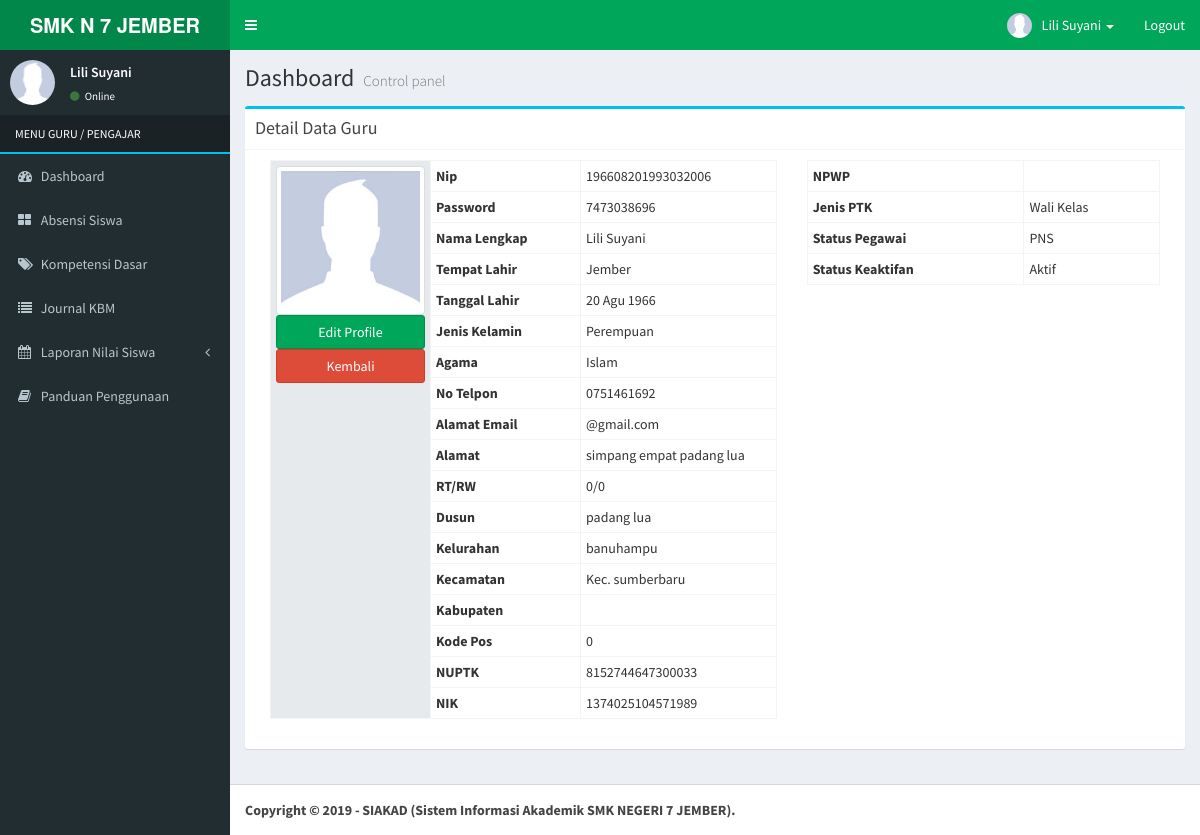
Page /index.php?view=guru&act=detailguru&id=196608201993032006 (signed in) on the committed database.
### tables this page shows
CREATE TABLE `guru` (
  `nip` varchar(30) NOT NULL,
  `password` varchar(255) NOT NULL,
  `nama_guru` varchar(150) NOT NULL,
  `tempat_lahir` varchar(150) NOT NULL,
  `tanggal_lahir` date NOT NULL,
  `id_jenis_kelamin` int(11) NOT NULL,
  `id_agama` int(11) NOT NULL,
  `telepon` varchar(15) NOT NULL,
  `email` varchar(150) NOT NULL,
  `alamat_jalan` varchar(255) NOT NULL,
  `rt` varchar(5) NOT NULL,
  `rw` varchar(5) NOT NULL,
  `nama_dusun` varchar(100) NOT NULL,
  `desa_kelurahan` varchar(100) NOT NULL,
  `kecamatan` varchar(100) NOT NULL,
  `kabupaten` varchar(150) NOT NULL,
  `kode_pos` int(10) NOT NULL,
  `nuptk` varchar(50) NOT NULL,
  `nik` varchar(50) NOT NULL,
  `tmt` varchar(20) NOT NULL,
  `id_status_kepegawaian` int(5) NOT NULL,
  `id_jenis_ptk` int(5) NOT NULL,
  `id_status_keaktifan` int(5) NOT NULL,
  `foto` varchar(255) NOT NULL
);

CREATE TABLE `jenis_kelamin` (
  `id_jenis_kelamin` int(5) NOT NULL,
  `jenis_kelamin` varchar(50) NOT NULL
);

CREATE TABLE `agama` (
  `id_agama` int(5) NOT NULL,
  `nama_agama` varchar(100) NOT NULL
);

CREATE TABLE `jenis_ptk` (
  `id_jenis_ptk` int(5) NOT NULL,
  `jenis_ptk` varchar(100) NOT NULL,
  `keterangan` text NOT NULL
);

CREATE TABLE `status_kepegawaian` (
  `id_status_kepegawaian` int(5) NOT NULL,
  `status_kepegawaian` varchar(255) NOT NULL,
  `keterangan` text NOT NULL
);

CREATE TABLE `status_keaktifan` (
  `id_status_keaktifan` int(5) NOT NULL,
  `nama_status_keaktifan` varchar(255) NOT NULL,
  `keterangan` text NOT NULL
);

### config/fungsi_indotgl.php (called while the page is built, shortened)
<?php
	function tgl_indo($tgl){
			$tanggal = substr($tgl,8,2);
			$bulan = getBulan(substr($tgl,5,2));
			$tahun = substr($tgl,0,4);
			return $tanggal.' '.$bulan.' '.$tahun;
	}
	function getBulan($bln){
				switch ($bln){
					case 8:
						return "Agu";
						break;
				}
			}
?>

### application/master_guru.php (the view, shortened to what this page needs)
<?php if ($_GET[act]==''){ ?>
            <div class="col-xs-12">
              <div class="box">
                <div class="box-header">
                  <h3 class="box-title">Semua Data Guru </h3>
                  <?php if($_SESSION[level]!='kepala'){ ?>
                  <a class='pull-right btn btn-primary btn-sm' href='index.php?view=guru&act=tambahguru'>Tambahkan Data Guru</a>
                  <?php } ?>
                </div>
                <div class="box-body">
                  <table id="example1" class="table table-bordered table-striped">
                    <thead>
                      <tr>
                        <th>No</th>
                        <th>NIP</th>
                        <th>Nama Lengkap</th>
                        <th>Jenis Kelamin</th>
                        <th>No Telpon</th>
                        <th>Status Pegawai</th>
                        <th>Jenis PTK</th>
                        <th>Action</th>
                      </tr>
                    </thead>
                    <tbody>
                  <?php
                    $tampil = mysqli_query($koneksi,"SELECT * FROM guru a
                                          LEFT JOIN jenis_kelamin b ON a.id_jenis_kelamin=b.id_jenis_kelamin
                                            LEFT JOIN status_kepegawaian c ON a.id_status_kepegawaian=c.id_status_kepegawaian
                                              LEFT JOIN jenis_ptk d ON a.id_jenis_ptk=d.id_jenis_ptk
                                              ORDER BY a.nip DESC");
                    $no = 1;
                    while($r=mysqli_fetch_array($tampil)){
                    echo "<tr><td>$no</td>
                              <td>$r[nip]</td>
                              <td>$r[nama_guru]</td>
                              <td>$r[jenis_kelamin]</td>
                              <td>$r[hp]</td>
                              <td>$r[status_kepegawaian]</td>
                              <td>$r[jenis_ptk]</td>";
                              if($_SESSION[level]!='kepala'){
                        echo "<td><center>
                                <a class='btn btn-info btn-xs' title='Lihat Detail' href='?view=guru&act=detailguru&id=$r[nip]'>
                                <span class='glyphicon glyphicon-search'></span></a>
                                <a class='btn btn-success btn-xs' title='Edit Data' href='?view=guru&act=editguru&id=$r[nip]'>
                                <span class='glyphicon glyphicon-edit'></span></a>
                                <a class='btn btn-danger btn-xs' title='Delete Data' href='?view=guru&hapus=$r[nip]'>
                                <span class='glyphicon glyphicon-remove'></span></a>
                              </center></td>";
                              }else{
                                echo "<td><center>
                                <a class='btn btn-info btn-xs' title='Lihat Detail' href='?view=guru&act=detailguru&id=$r[nip]'>
                                <span class='glyphicon glyphicon-search'></span></a>
                              </center></td>";
                              }
                            echo "</tr>";
                      $no++;
                      }
                      if (isset($_GET[hapus])){
                          mysqli_query($koneksi,"DELETE FROM guru where nip='$_GET[hapus]'");
                          echo "<script>document.location='index.php?view=guru';</script>";
                      }
                  ?>
                    </tbody>
                  </table>
                </div>
              </div>
            </div>
<?php
}elseif($_GET[act]=='detailguru'){
    $detail = mysqli_query($koneksi,"SELECT a.*, b.jenis_kelamin, c.status_kepegawaian, d.jenis_ptk, e.nama_agama, f.nama_status_keaktifan
                                FROM guru a LEFT JOIN jenis_kelamin b ON a.id_jenis_kelamin=b.id_jenis_kelamin
                                  LEFT JOIN status_kepegawaian c ON a.id_status_kepegawaian=c.id_status_kepegawaian
                                    LEFT JOIN jenis_ptk d ON a.id_jenis_ptk=d.id_jenis_ptk
                                      LEFT JOIN agama e ON a.id_agama=e.id_agama
                                        LEFT JOIN status_keaktifan f ON a.id_status_keaktifan=f.id_status_keaktifan
                                              where a.nip='$_GET[id]'");
    $s = mysqli_fetch_array($detail);
    echo "<div class='col-md-12'>
              <div class='box box-info'>
                <div class='box-header with-border'>
                  <h3 class='box-title'>Detail Data Guru</h3>
                </div>
              <div class='box-body'>
              <form method='POST' class='form-horizontal' action='' enctype='multipart/form-data'>
                <div class='col-md-7'>
                  <table class='table table-condensed table-bordered'>
                  <tbody>
                    <input type='hidden' name='id' value='$s[nip]'>
                    <tr><th style='background-color:#E7EAEC' width='160px' rowspan='25'>";
                        if (trim($s[foto])==''){
                          echo "<img class='img-thumbnail' style='width:155px' src='foto_siswa/no-image.jpg'>";
                        }else{
                          echo "<img class='img-thumbnail' style='width:155px' src='foto_pegawai/$s[foto]'>";
                        }
                      if($_SESSION[level]!='kepala'){
                        echo "<a href='index.php?view=guru&act=editguru&id=$_GET[id]' class='btn btn-success btn-block'>Edit Profile</a>";
                        echo"<a href='index.php?view=guru'><button type='button' class='btn btn-danger btn-block'>Kembali</button></a>";
                      }
                        echo "</th>
                    </tr>
                    <tr><th width='120px' scope='row'>Nip</th>      <td>$s[nip]</td></tr>
                    <tr><th scope='row'>Password</th>               <td>$s[password]</td></tr>
                    <tr><th scope='row'>Nama Lengkap</th>           <td>$s[nama_guru]</td></tr>
                    <tr><th scope='row'>Tempat Lahir</th>           <td>$s[tempat_lahir]</td></tr>
                    <tr><th scope='row'>Tanggal Lahir</th>          <td>" . tgl_indo($s[tanggal_lahir]) . "</td></tr>
                    <tr><th scope='row'>Jenis Kelamin</th>          <td>$s[jenis_kelamin]</td></tr>
                    <tr><th scope='row'>Agama</th>                  <td>$s[nama_agama]</td></tr>
                    <tr><th scope='row'>No Telpon</th>              <td>$s[telepon]</td></tr>
                    <tr><th scope='row'>Alamat Email</th>           <td>$s[email]</td></tr>
                    <tr><th scope='row'>Alamat</th>                 <td>$s[alamat_jalan]</td></tr>
                    <tr><th scope='row'>RT/RW</th>                  <td>$s[rt]/$s[rw]</td></tr>
                    <tr><th scope='row'>Dusun</th>                  <td>$s[nama_dusun]</td></tr>
                    <tr><th scope='row'>Kelurahan</th>              <td>$s[desa_kelurahan]</td></tr>
                    <tr><th scope='row'>Kecamatan</th>              <td>$s[kecamatan]</td></tr>
                    <tr><th scope='row'>Kabupaten</th>              <td>$s[kabupaten]</td></tr>
                    <tr><th scope='row'>Kode Pos</th>               <td>$s[kode_pos]</td></tr>
                    <tr><th scope='row'>NUPTK</th>                  <td>$s[nuptk]</td></tr>
                    <tr><th width='150px' scope='row'>NIK</th>      <td>$s[nik]</td></tr>
                  </tbody>
                  </table>
                </div>
                <div class='col-md-5'>
                  <table class='table table-condensed table-bordered'>
                  <tbody>
                    <tr><th scope='row'>NPWP</th>                   <td>$s[npwp]</td></tr>
                    <tr><th scope='row'>Jenis PTK</th>              <td>$s[jenis_ptk]</td></tr>
                    <tr><th scope='row'>Status Pegawai</th>         <td>$s[status_kepegawaian]</td></tr>
                    <tr><th scope='row'>Status Keaktifan</th>       <td>$s[nama_status_keaktifan]</td></tr>
                  </tbody>
                  </table>
                </div>
              </div>
            </div>";
}
?>

### main-header.php (shortened to what this page needs)
<a href="index.php" class="logo">
  <span class="logo-lg"><b>SMK N 7 JEMBER</b></span>
</a>
<nav class="navbar navbar-static-top" role="navigation">
  <a href="#" class="sidebar-toggle" data-toggle="offcanvas" role="button">
  </a>
  <div class="navbar-custom-menu">
    <ul class="nav navbar-nav">
      <li class="dropdown user user-menu">
        <a href="#" class="dropdown-toggle" data-toggle="dropdown">
          <img src="<?php echo $foto; ?>" class="user-image" alt="User Image">
          <span class="hidden-xs"><?php echo $nama; ?></span> <span class='caret'></span>
        </a>
      </li>
      <li><a href="logout.php">Logout</a></li>
    </ul>
  </div>
</nav>

### menu-guru.php (shortened to what this page needs)
<section class="sidebar">
  <div class="user-panel">
    <div class="pull-left image">
      <img src="<?php echo $foto; ?>" class="img-circle" alt="User Image">
    </div>
    <div class="pull-left info">
      <p><?php echo $nama; ?></p>
      <a href="#"><i class="fa fa-circle text-success"></i> Online</a>
    </div>
  </div>
  <ul class="sidebar-menu">
    <li class="header" style='color:#fff; text-transform:uppercase; border-bottom:2px solid #00c0ef'>MENU <?php echo $level; ?></li>
    <li><a href="index.php"><i class="fa fa-dashboard"></i> <span>Dashboard</span></a></li>
    <li><a href="index.php?view=absensiswa&act=detailabsenguru"><i class="fa fa-th-large"></i> <span>Absensi Siswa</span></a></li>
    <li><a href="index.php?view=kompetensiguru"><i class="fa fa-tags"></i> <span>Kompetensi Dasar</span></a></li>
    <li><a href="index.php?view=journalguru"><i class="fa fa-list"></i> <span>Journal KBM</span></a></li>
    <li class="treeview">
      <a href="#"><i class="fa fa-calendar"></i> <span>Laporan Nilai Siswa</span><i class="fa fa-angle-left pull-right"></i></a>
    </li>
    <li><a href="index.php?view=dokumentasiguru"><i class="fa fa-book"></i> <span>Panduan Penggunaan</span></a></li>
  </ul>
</section>

### rows in the picture
guru: nama_guru "Lili Suyani", nip "196608201993032006", password "7473038696", tempat_lahir "Jember", tanggal_lahir "20 Agu 1966", id_jenis_kelamin.jenis_kelamin "Perempuan", id_agama.nama_agama "Islam", telepon "0751461692", email "@gmail.com", alamat_jalan "simpang empat padang lua", rt "0", rw "0", nama_dusun "padang lua", desa_kelurahan "banuhampu", kecamatan "Kec. sumberbaru", kode_pos "0", nuptk "8152744647300033", nik "1374025104571989", id_jenis_ptk.jenis_ptk "Wali Kelas", id_status_kepegawaian.status_kepegawaian "PNS", id_status_keaktifan.nama_status_keaktifan "Aktif"

### other values in the picture
$level "GURU / PENGAJAR"
